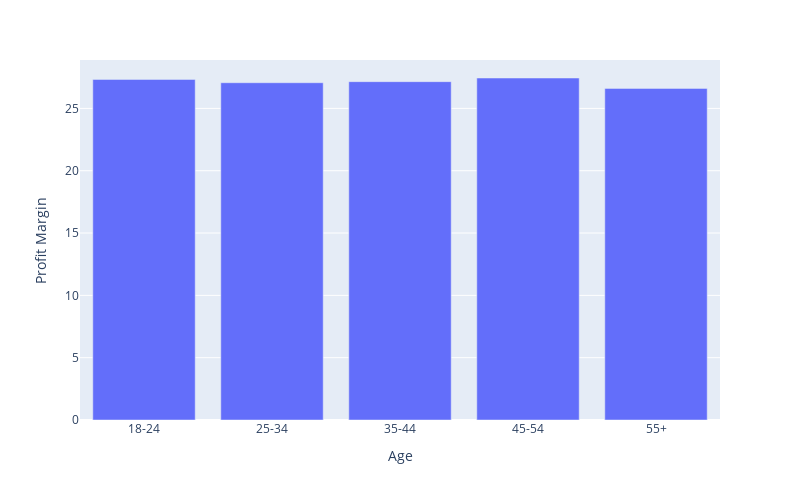

The notebook cell saved with this chart:
### Code cell
px.bar(combined_data.groupby('Age')['Profit Margin'].mean().reset_index(),x='Age',y='Profit Margin',width=800,height=500)

### Figure 1 — Plotly figure (JSON) as saved in the notebook; plotly's stock layout.template omitted (floating-point values rounded to 4 significant figures)
{"data": [{"alignmentgroup": "True", "hovertemplate": "Age=%{x}<br>Profit Margin=%{y}<extra></extra>", "legendgroup": "", "marker": {"color": "#636efa", "pattern": {"shape": ""}}, "name": "", "offsetgroup": "", "orientation": "v", "showlegend": false, "textposition": "auto", "type": "bar", "x": ["18-24", "25-34", "35-44", "45-54", "55+"], "xaxis": "x", "y": [27.33, 27.06, 27.15, 27.44, 26.61], "yaxis": "y"}], "layout": {"barmode": "relative", "height": 500, "legend": {"tracegroupgap": 0}, "margin": {"t": 60}, "width": 800, "xaxis": {"anchor": "y", "autorange": true, "domain": [0, 1], "range": [-0.5, 4.5], "title": {"text": "Age"}, "type": "category"}, "yaxis": {"anchor": "x", "autorange": true, "domain": [0, 1], "range": [0, 28.88], "title": {"text": "Profit Margin"}, "type": "linear"}}}
